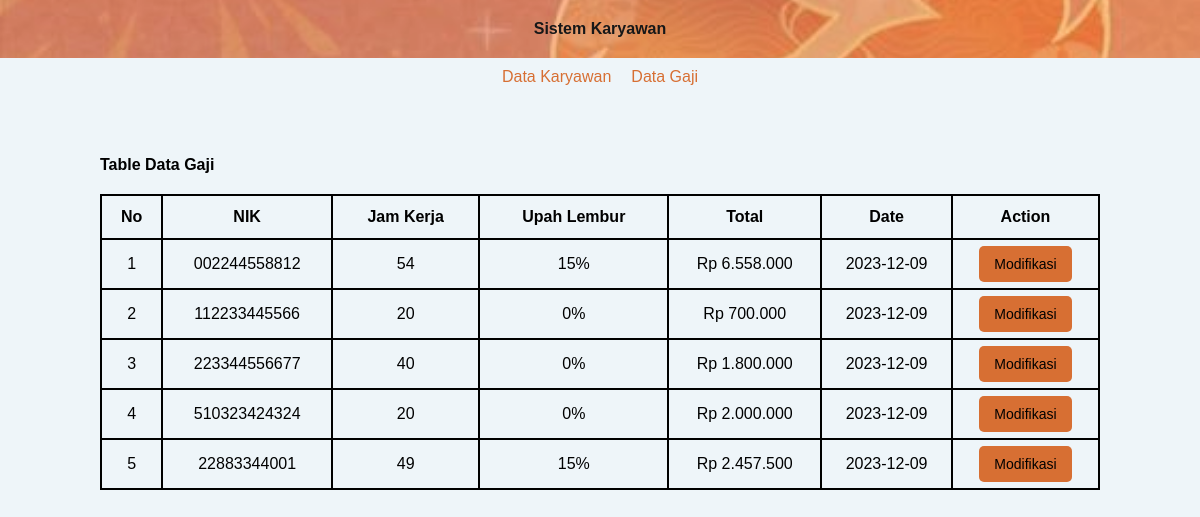
The page /gaji.php on the database its author committed.
### tables this page shows
CREATE TABLE `gajii` (
  `id` int(11) NOT NULL,
  `nik` char(13) NOT NULL,
  `jam_kerja` varchar(20) NOT NULL,
  `upah_lembur` int(11) NOT NULL,
  `total` double NOT NULL,
  `date` date NOT NULL
);

### GajiHandler.php (called while the page is built, shortened)
<?php
class GajiHandler {
  private $pdo;
  public function __construct($pdo){
    $this->pdo =$pdo;
  }
  public function displayAllData(){
    $stmt = $this->pdo->query("SELECT * FROM gajii");
    return $stmt->fetchAll(PDO::FETCH_ASSOC);
  }
}

### function.php (called while the page is built)
<?php
function rupiah($angka){
	$hasil_rupiah = "Rp " . number_format($angka,0,',','.');
	return $hasil_rupiah;
}

### gaji.php (the view, shortened to what this page needs)
<!DOCTYPE html>
<html>
<head>
  <link rel="stylesheet" href="style.css?<?php echo time();?>">
</head>
<body>
<header>
    <h4>Sistem Karyawan</h4>
</header>
<nav>
  <a class="active" aria-current="page" href="./index.php">
      <span>Data Karyawan</span>
  </a>
  <a class="" href="./gaji.php">
      <span>Data Gaji</span>
  </a>
</nav>
<?php
require_once 'GajiHandler.php';
require_once 'function.php';
$obj = new GajiHandler($pdo);
$datas = $obj->displayAllData();
?>
<section style="margin-top:60px;" class="content">
  <div class="title">
    <h4>Table Data Gaji</h4>
  </div>
  <table id="table">
  <tr>
    <th>No</th>
    <th>NIK</th>
    <th>Jam Kerja</th>
    <th>Upah Lembur</th>
    <th>Total</th>
    <th>Date</th>
    <th>Action</th>
  </tr>
  <?php if(!empty($datas)):?>
  <?php $no=1;?>
  <?php foreach($datas as $data):?>
  <tr>
    <td><?=$no?></td>
    <td><?=$data['nik']?></td>
    <td><?=$data['jam_kerja']?></td>
    <td><?=$data['upah_lembur']?>%</td>
    <td><?=rupiah($data['total']) ?></td>
    <td><?=$data['date']?></td>
    <td>
      <a href="./edit_gaji.php?id=<?=$data['id']?>" class="btn_hitung">Modifikasi</a>
    </td>
  </tr>
  <?php $no++?>
  <?php endforeach;?>
  <?php endif;?>
</table>
</section>
</body>
</html>

### style.css (style rules this page uses)
:root { --primary : #d76f33; --secondary:#EEF5F9; --gray:gray; --success:#df834e; --warning:#df834e; --black : rgb(0, 0, 0); }
* { margin: 0; font-family:'Franklin Gothic Medium', 'Arial Narrow', Arial, sans-serif }
body { background-color: var(--secondary); }
header { display: flex; justify-content:space-around; align-items: center; padding:20px 0; color: var(--white); flex-direction: column; background-image: url('IMAGE2.jpg'); background-repeat: no-repeat; background-size: cover; background-position: center center; background-color: #131313; opacity: 0.9; }
header h4 { margin: 0; }
nav { background-color: var(--white); padding:10px 0; display: flex; justify-content:center; align-items:center; gap:20px; }
nav a { text-decoration: none; color: var(--primary); }
section { margin:0 100px; display: flex; flex-direction: column; gap:20px; }
section .title { display: flex; justify-content: space-between; align-items: center; }
.btn_hitung { text-decoration: none; background-color:var(--primary); color: var(--white); padding:10px 15px; border-radius:5px; border: none; font-size: 14px; }
#table { font-family:Cambria, Cochin, Georgia, Times, 'Times New Roman', serif; border-collapse: collapse; width: 100%; }
#table td, #table th { border: 2px solid #000000; padding: 8px; border-collapse: collapse; }
#table tr:nth-child(even) { background-color:var(--white) }
#table th { padding-top: 12px; padding-bottom: 12px; text-align: center; background-color:var(--white); color:var(--black); border-collapse: collapse; border: 2px solid #000000; }
#table td { text-align: center; padding: 15px 0; border-collapse: collapse; border: 2px solid #000000; }

### rows shown on the page
gajii: nik "002244558812", jam_kerja "54", upah_lembur "15", total "Rp 6.558.000", date "2023-12-09"
gajii: nik "112233445566", jam_kerja "20", upah_lembur "0", total "Rp 700.000", date "2023-12-09"
gajii: nik "223344556677", jam_kerja "40", upah_lembur "0", total "Rp 1.800.000", date "2023-12-09"
gajii: nik "510323424324", jam_kerja "20", upah_lembur "0", total "Rp 2.000.000", date "2023-12-09"
gajii: nik "22883344001", jam_kerja "49", upah_lembur "15", total "Rp 2.457.500", date "2023-12-09"
